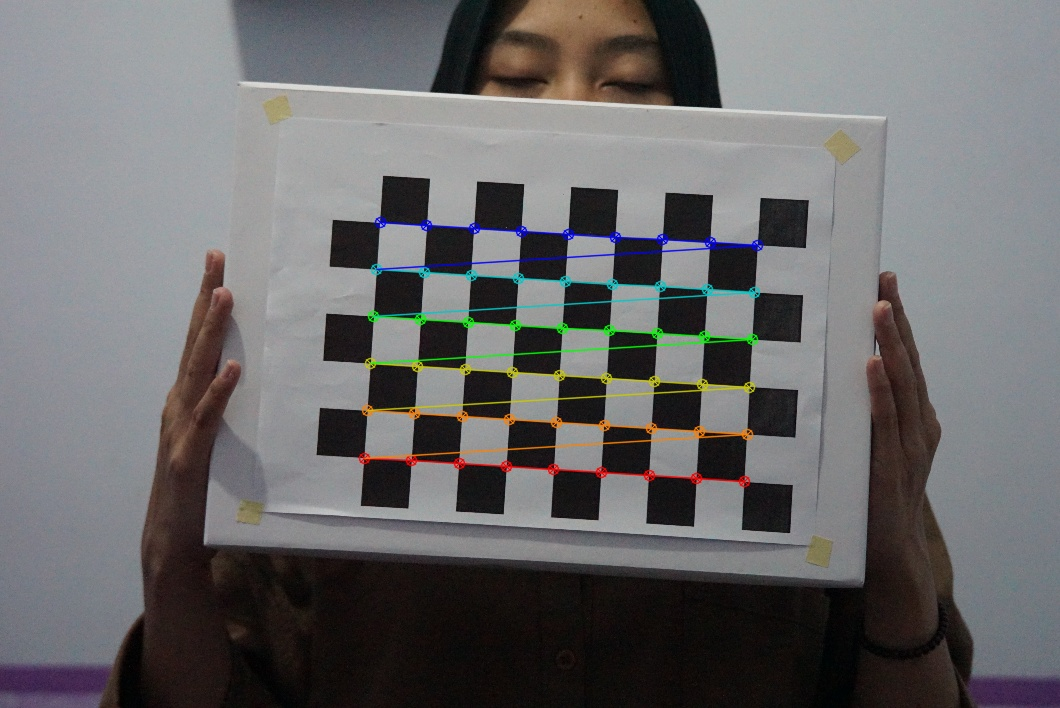
#> input picture hasilKalib/DSC02052.JPG, 1060 x 708 px
$ python ssim.py
#> lines starting #> are read from the running program, lines starting #| are printed output that depends on the picture; long printed decimals are rounded
from skimage import io, img_as_float
from skimage.metrics import structural_similarity as ssim
import cv2
import numpy as np

def calculate_image_distortion(image1, image2):
    # Read the images
#> called with image1 = 'hasilKalib/DSC02052.JPG', image2 = 'uji/data_malaria/DSC02024.JPG'
    img1 = cv2.imread(image1)
#> img1 is the input picture: shape (708, 1060, 3); mean B, G, R 106.1, 105.3, 106.2
    img2 = cv2.imread(image2)
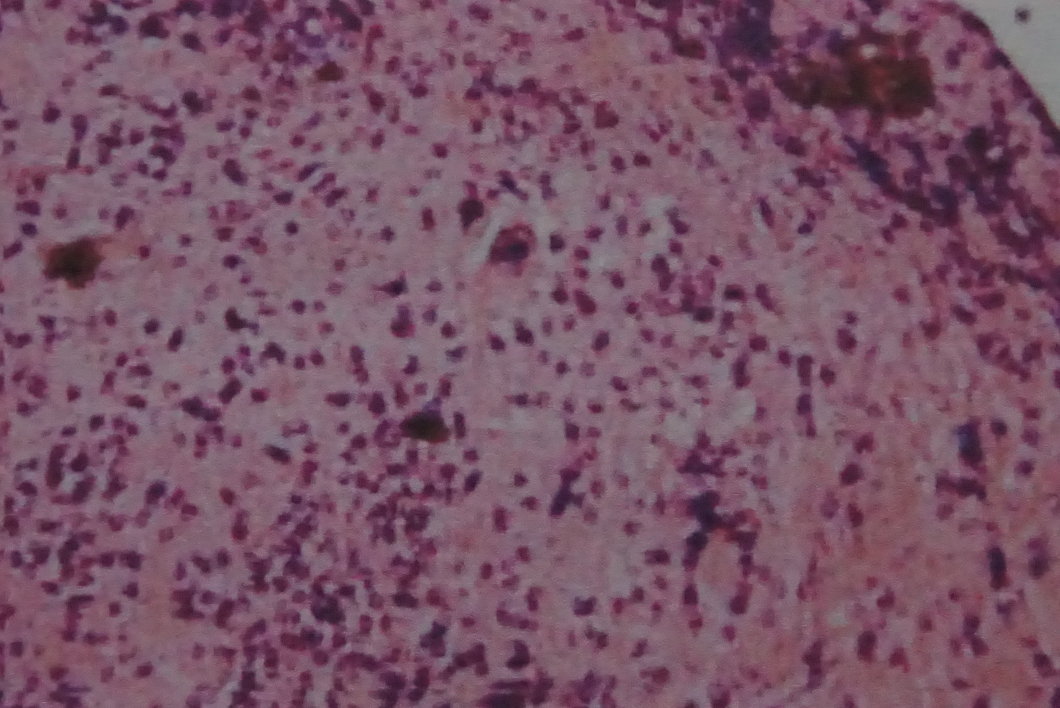
#> input picture uji/data_malaria/DSC02024.JPG, 4240 x 2832 px (shown at 1/4 size)
#> img2 is the input picture: shape (2832, 4240, 3); mean B, G, R 102.4, 83.3, 120.3

    img2 = cv2.resize(img2, (0, 0), fx=0.25, fy=0.25)
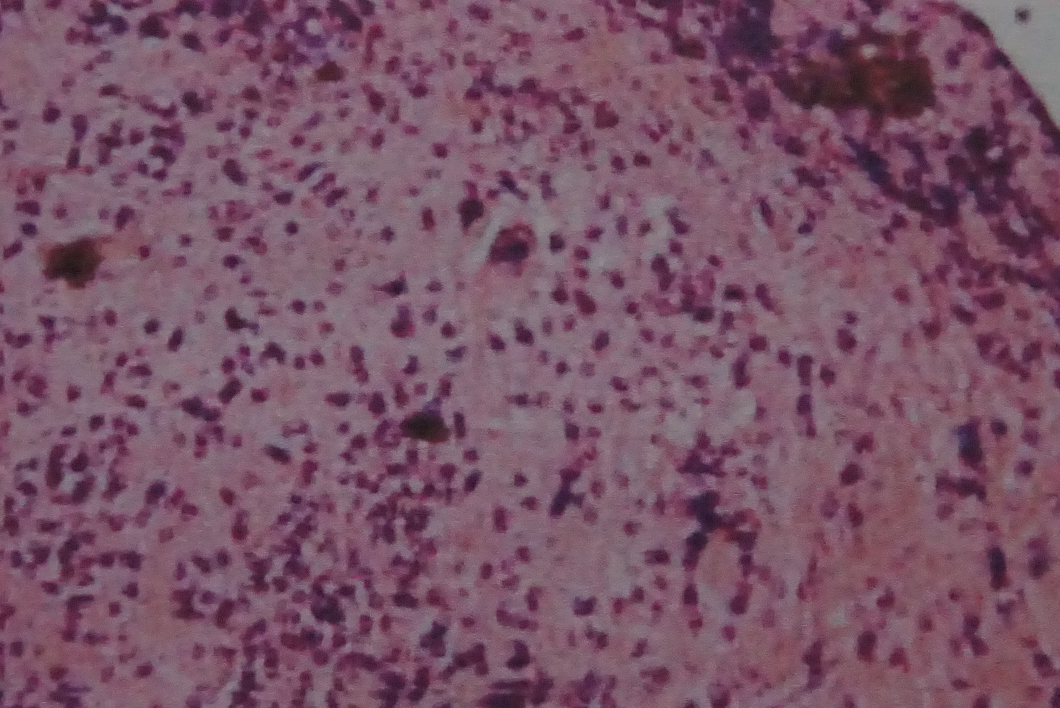
#> img2: shape (708, 1060, 3); mean B, G, R 102.4, 83.3, 120.4

    # Convert the images to floating-point format
    img1 = img_as_float(img1)
    img2 = img_as_float(img2)

    # Calculate SSIM between the two images
    ssim_value = ssim(img2, img1, channel_axis= 2)
#> ssim_value = 0.521

    # Return the SSIM value as a measure of image distortion
    return ssim_value

def calculate_mse(image1, image2):
    # Calculate the mean square error between the two images
    img1 = cv2.imread(image1)
    img2 = cv2.imread(image2)

    img2 = cv2.resize(img2, (0, 0), fx=0.25, fy=0.25)

    mse = np.mean((img1 - img2) ** 2)
    return mse

def calculate_psnr(mse):
    # Calculate the peak signal-to-noise ratio between the two images
    if mse == 0:
        return 100
    PIXEL_MAX = 255.0
    return 20 * np.log10(PIXEL_MAX / np.sqrt(mse))


if __name__ == '__main__':
    ssim = calculate_image_distortion('hasilKalib/DSC02052.JPG', 'uji/data_malaria/DSC02024.JPG')
#> ssim = 0.521
    print("SSIM: ", ssim)
#| SSIM:  0.5207

    MSE = calculate_mse('hasilKalib/DSC02052.JPG', 'uji/data_malaria/DSC02024.JPG')
#> in calculate_mse, `mse = np.mean((img1 - img2) ** 2)`: mse = 111
#> MSE = 111
    print("MSE: ", MSE)
#| MSE:  110.992

    PSNR = calculate_psnr(MSE)
#> PSNR = 27.68
    print("PSNR: ", PSNR)
#| PSNR:  27.678
